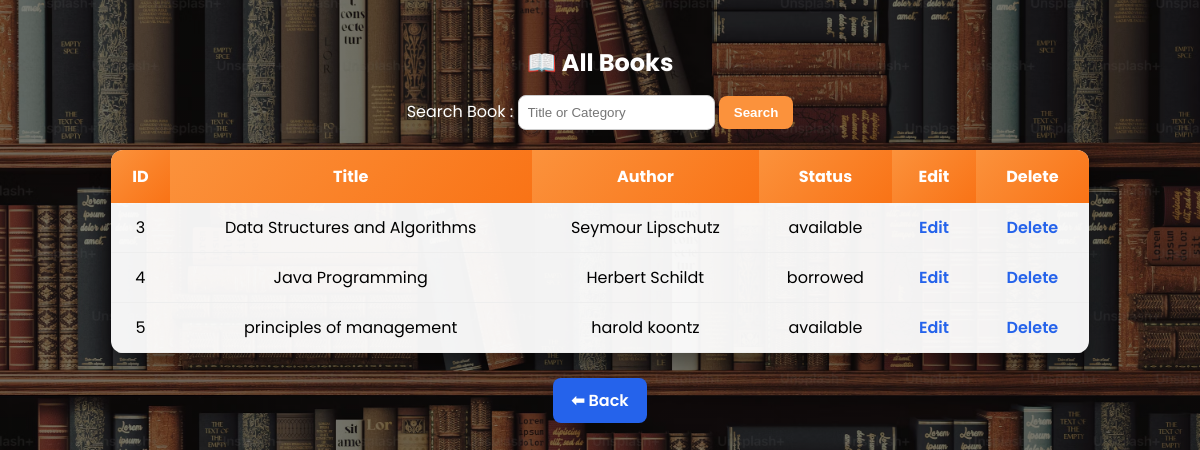
The page /view_books.php (signed in) on the database its author committed.
### tables this page shows
CREATE TABLE `books` (
  `id` int(11) NOT NULL,
  `title` varchar(200) DEFAULT NULL,
  `author` varchar(100) DEFAULT NULL,
  `publication_year` int(11) DEFAULT NULL,
  `category` varchar(100) DEFAULT NULL,
  `isbn` varchar(50) DEFAULT NULL,
  `copies` int(11) DEFAULT NULL,
  `status` varchar(50) DEFAULT NULL
);

### view_books.php (the view, shortened to what this page needs)
<?php
include "db.php";
?>
<!DOCTYPE html>
<html>
<head>
</head>
<body>
<h2>📖 All Books</h2>
<form method="GET">
Search Book :
<input type="text"
name="search"
placeholder="Title or Category">
<button type="submit">
Search
</button>
</form>
<table>
<tr>
<th>ID</th>
<th>Title</th>
<th>Author</th>
<th>Status</th>
<th>Edit</th>
<th>Delete</th>
</tr>
<?php
if(isset($_GET['search']) && $_GET['search']!=""){
$search=$conn->real_escape_string($_GET['search']);
$sql="SELECT * FROM books
WHERE title LIKE '%$search%'
OR category LIKE '%$search%'";
}
else{
$sql="SELECT * FROM books";
}
$result=$conn->query($sql);
if($result && $result->num_rows>0){
while($row=$result->fetch_assoc()){
echo "<tr>";
echo "<td>".$row['id']."</td>";
echo "<td>".$row['title']."</td>";
echo "<td>".$row['author']."</td>";
echo "<td>".$row['status']."</td>";
echo "<td>
<a href='edit_book.php?id=".$row['id']."'>
Edit
</a>
</td>";
echo "<td>
<a href='delete_book.php?id=".$row['id']."'>
Delete
</a>
</td>";
echo "</tr>";
}
}
else{
echo "<tr>
<td colspan='6'>
No Books Found
</td>
</tr>";
}
?>
</table>
<a class="back"
href="librarian_dashboard.php"
target="_top">
⬅ Back
</a>
</body>
</html>

### view_books.php (style rules this page uses)
body { margin:0; font-family:Poppins; background: linear-gradient( rgba(0,0,0,.45), rgba(0,0,0,.45) ), url("viewbook_bg.jpg"); background-size:cover; background-position:center; background-attachment:fixed; text-align:center; padding:25px; }
h2 { color:white; margin-bottom:15px; }
form { margin-bottom:20px; color:white; }
input { padding:9px; border-radius:8px; border:1px solid #ccc; }
button { background:#fb923c; color:white; border:none; padding:9px 15px; border-radius:8px; cursor:pointer; font-weight:600; }
table { margin:auto; border-collapse:collapse; width:85%; background:rgba(255,255,255,.95); border-radius:12px; overflow:hidden; box-shadow: 0px 8px 20px rgba(0,0,0,.35); }
th { background: linear-gradient( 135deg, #fb923c, #f97316 ); color:white; padding:14px; }
td { padding:12px; border-bottom:1px solid #eee; }
a { text-decoration:none; font-weight:600; color:#2563eb; margin:5px; }
.back { display:inline-block; margin-top:25px; background:#2563eb; color:white; padding:10px 18px; border-radius:8px; text-decoration:none; }

### rows shown on the page
books: id "3", title "Data Structures and Algorithms", author "Seymour Lipschutz", status "available"
books: id "4", title "Java Programming", author "Herbert Schildt", status "borrowed"
books: id "5", title "principles of management", author "harold koontz", status "available"
